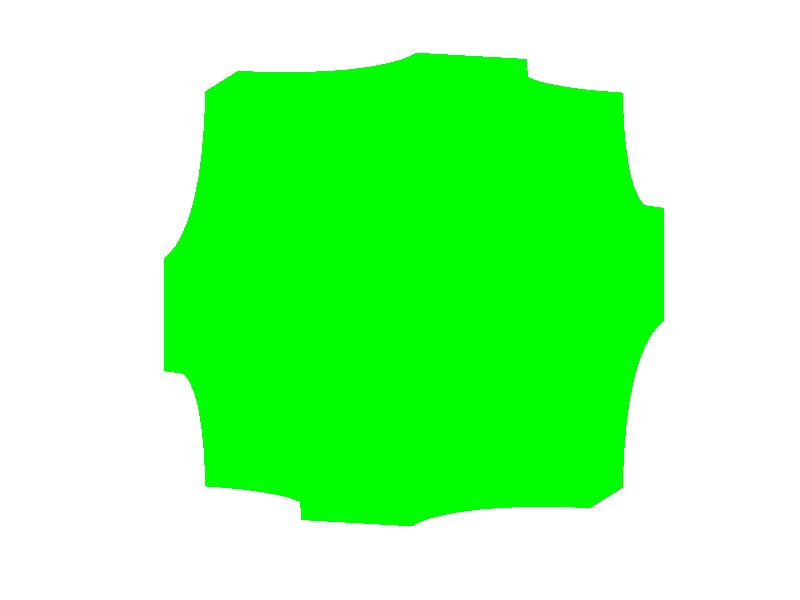

MATLAB code for this plot: (Note: this script raises an error after producing the figure.)
% Program IsoSurface, run by typing run("./main.m")


% Clear all previous variables
clear all;
% Getting the coordiante variables from the data, and making them
% into the correct format, mesh
A=importdata('./xyz.dat');
%getting the concentration from the data file
B=importdata('./ABCD.dat');

[X,Y,Z]=meshgrid(A(:,2),A(:,1),A(:,3));


% The size is used for the for loop
x_size=size(A(:,2),1);
y_size=size(A(:,1),1);
z_size=size(A(:,3),1);
% Dividing up the concentration values
VA=zeros(x_size,y_size,z_size);
VB=zeros(x_size,y_size,z_size);
% Taking the concentration values and putting them into the correct
% format, mesh-format
ii=1;
for i=1:x_size,
    for j=1:y_size,
        for k=1:z_size,
            VA(i,j,k)=B(ii,1);
            VB(i,j,k)=B(ii,2);
            ii=ii+1;
        end
    end
end
% clearing useless variables
clear i;
clear j;
clear k;
clear ii;
% Thres3old for the isosurf, 
cutA=0.4;
cutB=0.7;


axis vis3d;
view([1,0.3,0.2]);
axis off;
daspect('mode');

% B
% ++++++++++++++++++++++++++++++++++++++++++++++++++++++++++++++++++++++++++++++++
pB = patch(isosurface(X,Y,Z,VB,cutB),'FaceColor','green','EdgeColor','none');
qB = patch(isocaps(X,Y,Z,VB,cutB),'FaceColor','green','EdgeColor', ...
          'none');
alpha(pB,0.5);
alpha(qB,0.5);

% A    ++++++++++++++++++++++++++++++++++++++++++++++++++++++++++++++++++++++++++++++++
pA = patch(isosurface(X,Y,Z,VA,cutA),'FaceColor','red','EdgeColor','none');
qA = patch(isocaps(X,Y,Z,VA,cutA),'FaceColor','red','EdgeColor', ...
         'none');
alpha(pA,0.7);
alpha(qA,0.7);
